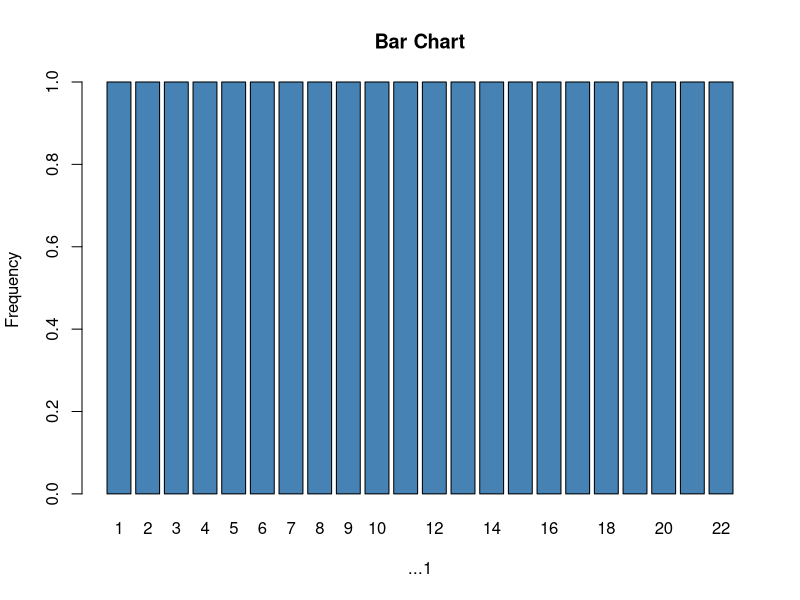

Write R code to recreate this figure.
# Bar Chart
library(readxl)

setwd("C:/Users/Yugesh/Desktop/Visualization_2")
# Read first sheet from Excel file
data <- read_excel("BDA.xlsx", sheet = 1)

# Create bar chart
barplot(table(data[[1]]), 
        main = "Bar Chart",
        xlab = names(data)[1],
        ylab = "Frequency",
        col = "steelblue")
